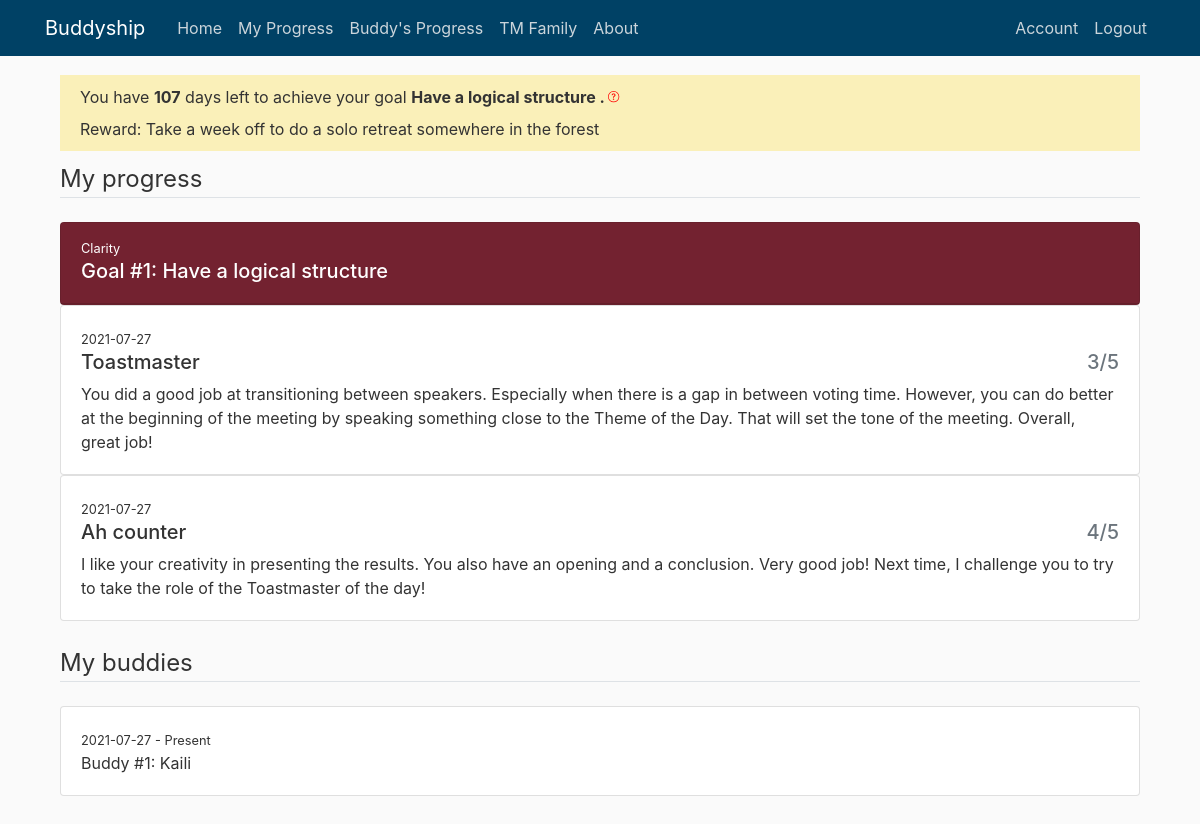
Page /my_progress (signed in) on the committed database.
### buddyship/models.py (models this page shows, shortened)
class Goal(db.Model):
    id = db.Column(db.Integer, primary_key=True)
    general_goal = db.Column(db.String(150))
    specific_goal = db.Column(db.String(150))
    goal_count = db.Column(db.Integer, default=1)
    goal_reward = db.Column(db.String(150))
    start_date = db.Column(db.DateTime, default=func.now())
    end_date = db.Column(db.DateTime)
    user_id = db.Column(db.Integer, db.ForeignKey('user.id'), nullable=False)

class User(db.Model, UserMixin):
    id = db.Column(db.Integer, primary_key=True)
    if_admin = db.Column(db.Boolean, nullable=False)
    active = db.Column(db.Boolean(), nullable=False)
    first_name = db.Column(db.String(20), unique=True, nullable=False)
    email = db.Column(db.String(120), unique=True, nullable=False)
    password = db.Column(db.String(60), nullable=False)
    current_buddy = db.Column(db.String(150))
    current_general_goal = db.Column(db.String(150))
    current_specific_goal = db.Column(db.String(150))
    current_reward = db.Column(db.String(150))
    confirmed_at = db.Column(db.Date, nullable=False)
    buddies = db.relationship('Buddy', backref='owner', lazy=True)
    goals = db.relationship('Goal', backref='owner', lazy=True)
    record_progresses = db.relationship('Progress', backref='giver', lazy=True)

class Progress(db.Model):
    id = db.Column(db.Integer, primary_key=True)
    buddy_role = db.Column(db.String(150))
    buddy_score = db.Column(db.String(150))
    buddy_comment = db.Column(db.String(1500))
    date = db.Column(db.DateTime, default=func.now())
    buddy_goal = db.Column(db.String(150))
    user_id = db.Column(db.Integer, db.ForeignKey('user.id'))
    buddy_id = db.Column(db.Integer, db.ForeignKey('buddy.id'))

class Buddy(db.Model):
    id = db.Column(db.Integer, primary_key=True)
    buddy_name = db.Column(db.String(100), nullable=False)
    buddy_count = db.Column(db.Integer, default=1)
    start_date = db.Column(db.DateTime, default=func.now())
    end_date = db.Column(db.DateTime)
    user_id = db.Column(db.Integer, db.ForeignKey('user.id'), nullable=False)
    buddy_progresses = db.relationship(
        'Progress', backref='receiver', lazy=True)

### buddyship/progresses/routes.py (the view)
@progresses.route('/my_progress', methods=['GET'])
@login_required
def my_progress():
    if current_user.current_buddy == None:
        flash('Please set up your buddy and your goal first. ', 'danger')
        return redirect(url_for('users.set_up'))
    else:
        buddies = Buddy.query.filter_by(
            buddy_name=current_user.first_name).all()
        id_lst = []
        for buddy in buddies:
            id_lst.append(buddy.user_id)
        return render_template("my_progress.html", title='My Progress', user=current_user,
                               buddy_accounts=User.query.filter(
                                   User.id.in_(id_lst)).all(),
                               current_time=date.today())

### buddyship/models.py (called while the page is built)
@login_manager.user_loader
def load_user(user_id):
    return User.query.get(int(user_id))

### buddyship/templates/my_progress.html (shortened to what this page needs)
{% extends "layout.html" %}
{% block content %}
<div class="content-section">
    <div class="subtitle-section">
        You have <b>{{ (user.goals[-1].end_date.date() - current_time).days }}</b></span> days left
        to achieve your goal
        <b>{{ user.current_specific_goal }}. </b> <label data-toggle="tooltip" data-placement="top"
            title="We encourage you to use 6 months to complete one goal. You can always change your goal on 'Account' tab. ">
        </label>
        <br />Reward: {{ user.current_reward }}
    </div>
    <legend class="border-bottom mb-4">My progress</legend>
    {% for goal in user.goals|reverse %}
    <div class="card bg-red text-white mt-3">
        <div class="card-header">
            <small>{{ goal.general_goal }}</small>
            <h5>
                Goal #{{ goal.goal_count }}: {{ goal.specific_goal }}</h5>
        </div>
    </div>
    {% for buddy_account in buddy_accounts|reverse %}
    {% for progress in buddy_account.record_progresses|reverse %}
    {% if progress.buddy_goal == goal.general_goal + ' - ' + goal.specific_goal %}
    <div class="card">
        <div class="card-body">
            <small>{{ progress.date.date() }}</small>
            <h5 class="row align-items-start">
                <div class="col">{{ progress.buddy_role }}</div>
                <div class="col text-right text-muted">{{ progress.buddy_score[0] }}/5</div>
            </h5>
            <p class="card-text">{{ progress.buddy_comment }}</p>
        </div>
    </div>
    {% endif %}
    {% endfor %}
    {% endfor %}
    {% endfor %}
</div>
<br>
<legend class="border-bottom mb-4">My buddies</legend>
{% for buddy in user.buddies|reverse %}
<div class="card">
    <div class="card-body">
        <small>{{ buddy.start_date.date() }} -
            {% if buddy.end_date == None %} Present
            {% else %} {{ buddy.end_date.date() }}
            {% endif %}</small>
        <p class="card-text">Buddy #{{ buddy.buddy_count }}: {{ buddy.buddy_name }}</p>
    </div>
</div>
{% endfor %}
<br>
</div>
{% endblock content %}

### buddyship/static/main.css (style rules this page uses)
body { background: #fafafa; color: #333333; margin-top: 60px; }
.bg-red { background-color: #772432; }
.subtitle-section { background: #faf0b9; padding: 10px 20px 10px 20px; margin-bottom: 10px; }

### rows in the picture
Goal: (user.goals[-1].end_date.date()-current_time).days "107", general_goal "Clarity", goal_count "1", specific_goal "Have a logical structure"
User: current_specific_goal "Have a logical structure", current_reward "Take a week off to do a solo retreat somewhere in the forest"
Progress: date "2021-07-27", buddy_role "Toastmaster", buddy_score "3", buddy_comment "You did a good job at transitioning between speakers. Especially when there is a gap in between voting time. However, you can do better at the beginning of the meeting by speaking something close to the Theme of the Day. That will set the tone of the meeting. Overall, great job!"
Progress: date "2021-07-27", buddy_role "Ah counter", buddy_score "4", buddy_comment "I like your creativity in presenting the results. You also have an opening and a conclusion. Very good job! Next time, I challenge you to try to take the role of the Toastmaster of the day!"
Buddy: start_date "2021-07-27", shows "Present", buddy_count "1", buddy_name "Kaili"
